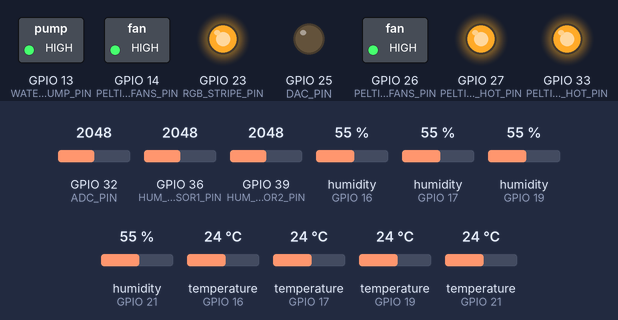
This sketch was run on a simulated ESP32. On the bench: switched loads named in the sketch (green lamp = pin HIGH), output pins drawn as LEDs (lit = HIGH). The inputs (shaded band) are chosen by the test bench; at power-on: temperature (sensors on GPIO 16, GPIO 17, GPIO 19, GPIO 21) 24 °C, GPIO 36 (HUM_SENSOR1_PIN) = 2048, GPIO 32 (ADC_PIN) = 2048, GPIO 39 (HUM_SENSOR2_PIN) = 2048, humidity (sensors on GPIO 16, GPIO 17, GPIO 19, GPIO 21) 55 % (analog values on the 0–4095 scale). WiFi joins after 1.5 s; servers stay silent unless stated; the local clock reads 2024-03-15 10:24:30 at power-on unless the sketch sets it; what the sketch prints to the serial monitor is not drawn.

Above: at 0.1 s.
At 2.7 s:
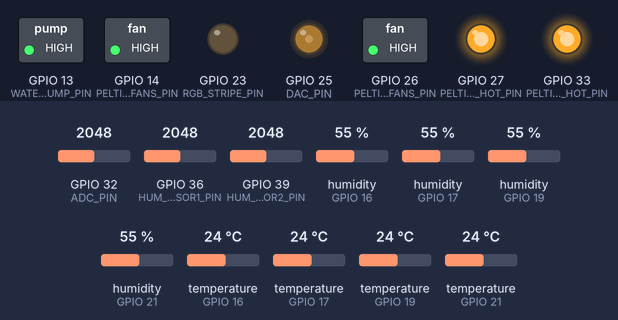
2.8 s: temperature (sensor on GPIO 16) set to 0 °C
Timing chart, 0 to 2.9 s (numbered marks = the images above; inputs shaded):
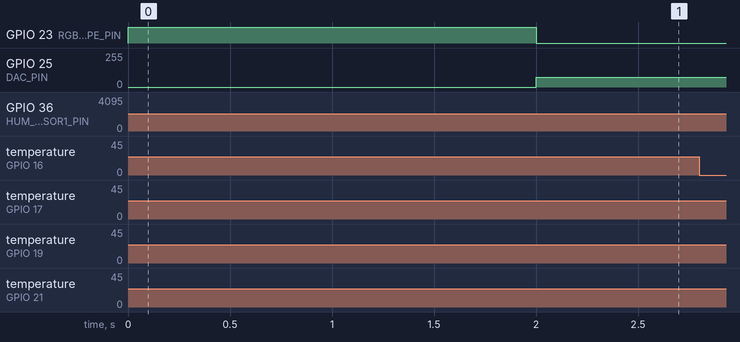

The sketch:

DataProcess_ESP32.ino
```cpp
/* includes */
#include <WiFi.h>
#include <time.h>
#include <DHT.h>
#include <DHT_U.h>
#include <HTTPClient.h>

/* === Features that need relays === */
#define PELTIER1_HOT_PIN       33
#define PELTIER1_HOT_FANS_PIN  26
#define PELTIER2_HOT_PIN       27
#define PELTIER2_HOT_FANS_PIN  14

#define WATER_PUMP_PIN         13
#define RGB_STRIPE_PIN         23

/* === Relay logic === */
#define ON 0x0
#define OFF 0x1

/* === Ground Humidity Sensors === */
#define HUM_SENSOR1_PIN 36
#define HUM_SENSOR2_PIN 39
#define HUM_SENSOR3_PIN 34
#define HUM_SENSOR4_PIN 35

/* === DHT11 Sensors pins === */
#define DHT11_1_PIN 21
#define DHT11_2_PIN 19
#define DHT11_3_PIN 17
#define DHT11_4_PIN 16

/* === ADC === */
#define ADC_PIN 32
uint16_t sensorValue = 0;
float voltage = 0.0;

/* === DAC out === */
#define DAC_PIN 25
float dacValue = 0.0;

/* === DHT11 === */
DHT dht1(DHT11_1_PIN, DHT11);
DHT dht2(DHT11_2_PIN, DHT11);
DHT dht3(DHT11_3_PIN, DHT11);
DHT dht4(DHT11_4_PIN, DHT11);

/* DHT11 data acquisition */
float temp1, temp2, temp3, temp4;
float tempAvg;

/* Soil humidity */
uint16_t gndHum1, gndHum2, gndHum3, gndHum4;
uint16_t gndHumAvg;
float gndHumAvg_percent;
int16_t gndHum1_mapped, gndHum2_mapped, gndHum3_mapped, gndHum4_mapped;

/* Time control (non-blocking execution) */
unsigned long currentTime  = 0;

unsigned long lastDHTReadTime = 0;
unsigned long lastADCReadTime = 0;
unsigned long lastHUMReadTime = 0;
unsigned long lastTimeUpdate = 0;

/* Reading intervals */
long DAC_INTERVAL = 0;
const unsigned long DHT_INTERVAL = 2000;
const unsigned long HUM_INTERVAL = 2000;
const unsigned long TIME_UPDATE_INTERVAL = 2000; // 1 minute

/* JSON File */
unsigned long lastJSONSendTime = 0;
const unsigned long JSON_SEND_INTERVAL = 2000;


/* Non-blocking irrigation control */
bool irrigationIsActive = false;
unsigned long irrigationStartTime = 0;
const uint16_t IRRIGATION_DURATION = 7000;

/* WiFi credentials setup */
const char* ssid     = "INFINITUM6667_2.4";
const char* password = "Py8gEB84up";

/* NTP and GMT */
const long gmtOffset_sec = -6 * 3600;   // UTC-6 (CDMX, GDL)
const int daylightOffset_sec = 0;
const char *ntpServer = "pool.ntp.org";

/* GMT Time zone update */
uint8_t currentHour;
uint8_t currentMinute;
uint8_t currentSecond;

/* Scan and Ramp setup for potentiostat */
uint8_t val = 0;
float c = 0;
uint8_t n = 0;
uint16_t pos = 0;
float Potstep = 0.0078;
int vevals[] = {100,20,50,100,200,250,300};
const uint8_t count = 6;
long intervalos[7];

/* status flags to set potentiostat ramp direction */
bool forward = true;
bool scanning = false;

/* This function pre-calculates the intervals needed to
 * perform different scan rates (mV) for the potentiostat ramp
 * and it setups the initial ramp
 */
void Setup_potentiostatRamp_NonBlocking(void)
{
  dacWrite(DAC_PIN, 0);
  /* scan rate intervals precalculation */
  for(pos = 0; pos < count; pos++)
  {
    intervalos[pos] = 1000000L / (vevals[pos] * 128L);
  }
  pos = 0;
  n = 0;
  val = 0;
  scanning = true;
  forward = true;
  lastADCReadTime = millis();
  DAC_INTERVAL = intervalos[pos] / 1000;
}

/* This function executes the forward and reverse scan
 * generating the desired ramp in order to test the
 * potentiostat and behavior on the electrochemical cells
 */
void Potentiostat_Scan_NonBlocking(void)
{
   if(scanning)
  {
    if(currentTime - lastADCReadTime >= DAC_INTERVAL)
    {
      lastADCReadTime = currentTime;
      dacWrite(DAC_PIN, val);
      c = analogRead(ADC_PIN);

      /* Update DAC value */
      if(forward)
      {
        val++;
        if(val > 255)
        {
          val = 255;
          forward = false;
        }
      }
      else
      {
        val--;
        if(val < 0)
        {
          val = 0;
          forward = true;
          n++;
          if(n > 1)
          {
            pos++;
            if(pos >= count)
            {
              pos = 0;             /* to repeat scan */
              //scanning = false;  /* to end scan */
            }
            n = 0;
            DAC_INTERVAL = intervalos[pos] / 1000;
          }
        }
      }
    }
  }
}

/*
 * This function configures and initializes all the relay modules
 * needed to control all boolean logic that ESP32 can handle directly
 * by its GPIOs
 */
void relaysInit(void)
{
  pinMode(PELTIER1_HOT_PIN,       OUTPUT);
  pinMode(PELTIER1_HOT_FANS_PIN,  OUTPUT);
  pinMode(PELTIER2_HOT_PIN,       OUTPUT);
  pinMode(PELTIER2_HOT_FANS_PIN,  OUTPUT);
  pinMode(WATER_PUMP_PIN,         OUTPUT);
  pinMode(RGB_STRIPE_PIN,         OUTPUT);

  digitalWrite(PELTIER1_HOT_PIN,      OFF);
  digitalWrite(PELTIER1_HOT_FANS_PIN, OFF);
  digitalWrite(PELTIER2_HOT_PIN,      OFF);
  digitalWrite(PELTIER2_HOT_FANS_PIN, OFF);
  digitalWrite(WATER_PUMP_PIN,        OFF);
  digitalWrite(RGB_STRIPE_PIN,        OFF);
}


/* Main setup ***********************************************************/
void setup()
{
  /* Serial init */
  Serial.begin(115200);

  /* ADC setup */
  analogReadResolution(12);  // 0-4095

  /* Potentiostat setup */
  Setup_potentiostatRamp_NonBlocking();

  /* relays setup*/
  relaysInit();

  /* DHT11 setup */
  dht1.begin();
  dht2.begin();
  dht3.begin();
  dht4.begin();

  /* WiFi setup */
  WiFi.begin(ssid, password);
  Serial.print("Connecting...");
  while (WiFi.status() != WL_CONNECTED)
  {
    delay(500);
    Serial.print(".");
  }
  Serial.println("WiFi connected");

  /* NTP init and wait till time is synced */
  configTime(gmtOffset_sec, daylightOffset_sec, "pool.ntp.org", "time.nist.gov");
  struct tm timeinfo;
  Serial.println("Waiting for NTP server...");
  while (!getLocalTime(&timeinfo))
  {
    delay(500);
    Serial.print(".");
  }
  Serial.println("\nTime properly sync");
}


/* App entry loop ******************************************/
void loop()
{
  /* Actual execution time acquisition in order toperform non-blocking tasks */
  currentTime = millis();

  /*************************** Potentiostat ADC reading according to set interval */
  /* Concurrent potentiostat ramp execution */
  Potentiostat_Scan_NonBlocking();

  /*************************** Time update each minute */
  if (currentTime - lastTimeUpdate >= TIME_UPDATE_INTERVAL)
  {
    lastTimeUpdate = currentTime;
    struct tm timeinfo;
    if (getLocalTime(&timeinfo))
    {
      currentHour = timeinfo.tm_hour;
      currentMinute = timeinfo.tm_min;
      currentSecond = timeinfo.tm_sec;

      /* === RGB LED Stripe control === */
      /* Turns on at 7am, and goes off at 8pm */
      if (currentHour >= 7 && currentHour < 20)
      {

        digitalWrite(RGB_STRIPE_PIN, ON);

      }
      else
      {
        digitalWrite(RGB_STRIPE_PIN, OFF);

      }
    }
    else
    {

    }
  }

  /**************************** DHT11 reading according to set interval */
  if (currentTime - lastDHTReadTime >= DHT_INTERVAL)
  {
    lastDHTReadTime = currentTime;

    /* === DHT11 reading === */
    temp1 = dht1.readTemperature();
    temp2 = dht2.readTemperature();
    temp3 = dht3.readTemperature();
    temp4 = dht4.readTemperature();

    /* DHT11 average temperature */
    tempAvg = (temp1 + temp2 + temp3 + temp4) / 4.0;

    /* Temperature control logic */
    if(tempAvg < 20.0)
    {
      digitalWrite(PELTIER1_HOT_PIN,      ON);
      digitalWrite(PELTIER1_HOT_FANS_PIN, ON);
      digitalWrite(PELTIER2_HOT_PIN,      ON);
      digitalWrite(PELTIER2_HOT_FANS_PIN, ON);

    }
    else
    {
      digitalWrite(PELTIER1_HOT_PIN,      OFF);
      digitalWrite(PELTIER1_HOT_FANS_PIN, OFF);
      digitalWrite(PELTIER2_HOT_PIN,      OFF);
      digitalWrite(PELTIER2_HOT_FANS_PIN, OFF);

    }
  }

  /**************************** Soil humidity reading according to set interval */
  if(currentTime - lastHUMReadTime >= HUM_INTERVAL)
  {
    lastHUMReadTime = currentTime;
    /* === Soil moisture reading === */
    gndHum1 = analogRead(HUM_SENSOR1_PIN);
    gndHum2 = analogRead(HUM_SENSOR2_PIN);

    /* Humidity sensors reading mapped to percentage */
    gndHum1_mapped = map(gndHum1, 0, 4095, 100, 0);
    gndHum2_mapped = map(gndHum2, 0, 4095, 100, 0);


    gndHumAvg = (gndHum1_mapped + gndHum2_mapped) / 2;


    /* Irrigation control due to soil humidity */
    if(!irrigationIsActive && gndHumAvg < 30.0)
    {
      digitalWrite(WATER_PUMP_PIN, ON);
      irrigationStartTime = currentTime;
      irrigationIsActive = true;

    }
  }
  /* Irrigation ends past 7 seconds */
  if(irrigationIsActive && (currentTime - irrigationStartTime >= IRRIGATION_DURATION))
  {
    digitalWrite(WATER_PUMP_PIN, OFF);
    irrigationIsActive = false;

  }

  /************************************************************
  ********* Custom Frame send via serial port (UART0) *********
  *************************************************************/
  if(currentTime - lastJSONSendTime >= JSON_SEND_INTERVAL)
  {
    lastJSONSendTime = currentTime;
    sendJSONData();
  }

}

/* To create frame and send it at non-blocking time intervals*/
void sendJSONData()
{
  String json = "{";

  json += "\"temp1\":" + String(isnan(temp1) ? NAN : temp1, 1) + ",";
  json += "\"temp2\":" + String(isnan(temp2) ? NAN : temp2, 1) + ",";
  json += "\"temp3\":" + String(isnan(temp3) ? NAN : temp3, 1) + ",";
  json += "\"temp4\":" + String(isnan(temp4) ? NAN : temp4, 1) + ",";
  json += "\"tempAvg\":" + String(tempAvg, 1) + ",";


  json += "\"hum1\":" + String(gndHum1_mapped) + ",";
  json += "\"hum2\":" + String(gndHum2_mapped) + ",";
  json += "\"humAvg\":" + String(gndHumAvg) + ",";


  json += "\"dacValue\":" + String(val) + ",";
  json += "\"adcValue\":" + String(c, 1) + ",";
  json += "\"scanInterval\":" + String(intervalos[pos]) + ",";


  json += "\"rgb\":" + String(digitalRead(RGB_STRIPE_PIN) == ON ? 1 : 0) + ",";
  json += "\"pump\":" + String(digitalRead(WATER_PUMP_PIN) == ON ? 1 : 0) + ",";
  json += "\"peltier1\":" + String(digitalRead(PELTIER1_HOT_PIN) == ON ? 1 : 0) + ",";
  json += "\"peltier2\":" + String(digitalRead(PELTIER2_HOT_PIN) == ON ? 1 : 0);

  json += "}";
  Serial.println(json);
}
```
